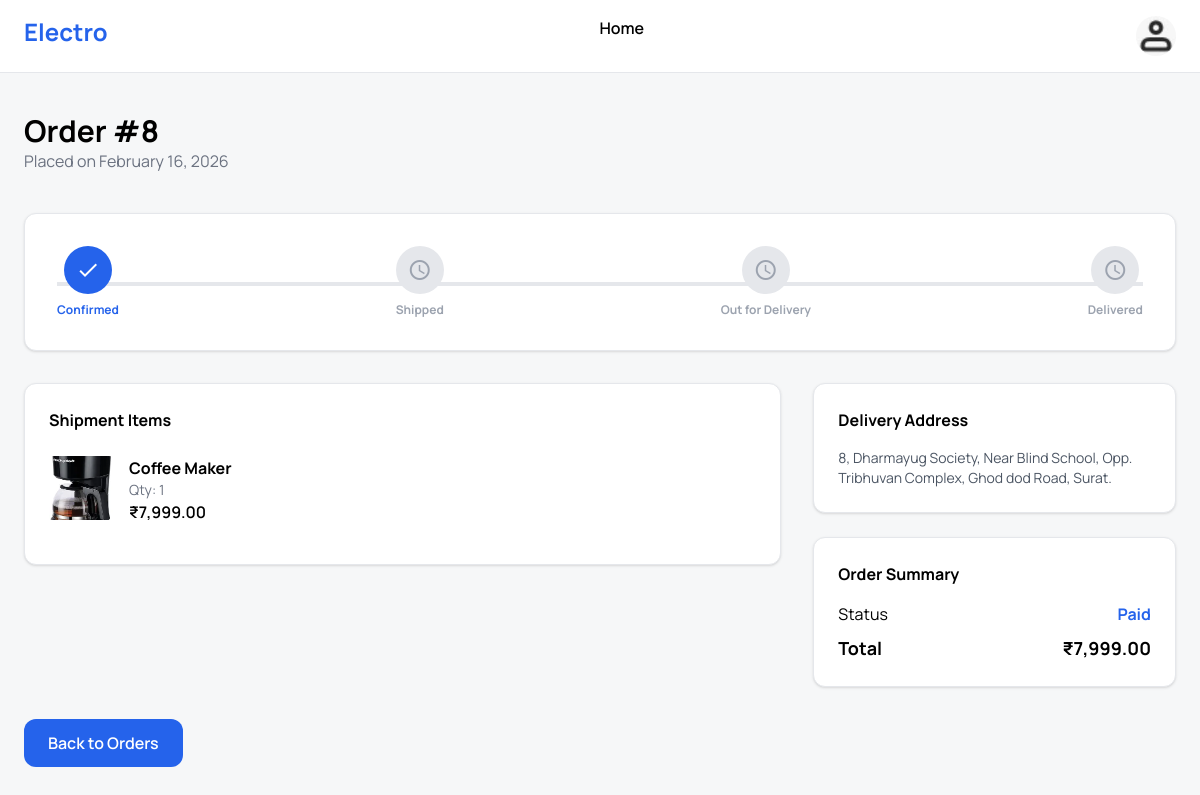
Screenshot of /order/track.php?order_id=8 (signed in) with the database file from the repository.
### tables this page shows
CREATE TABLE `orders` (
  `id` int(11) NOT NULL,
  `user_id` int(11) DEFAULT NULL,
  `total` decimal(10,2) DEFAULT NULL,
  `status` enum('pending','paid','shipped','delivered') DEFAULT 'pending',
  `address` varchar(500) NOT NULL,
  `created_at` timestamp NOT NULL DEFAULT current_timestamp()
);

CREATE TABLE `order_items` (
  `id` int(11) NOT NULL,
  `order_id` int(11) DEFAULT NULL,
  `product_id` int(11) DEFAULT NULL,
  `quantity` int(11) DEFAULT NULL,
  `price` decimal(10,2) DEFAULT NULL
);

CREATE TABLE `products` (
  `id` int(11) NOT NULL,
  `name` varchar(255) DEFAULT NULL,
  `description` text DEFAULT NULL,
  `price` decimal(10,2) DEFAULT NULL,
  `category_id` int(11) DEFAULT NULL,
  `image` varchar(255) DEFAULT NULL,
  `stock` int(11) DEFAULT 0,
  `created_at` timestamp NOT NULL DEFAULT current_timestamp()
);

### order/track.php (the view, shortened to what this page needs)
<?php
include("../config/db.php");
$user_id = $_SESSION['user_id'];
$order_id = $_GET['order_id'] ?? null;
?>
<!DOCTYPE html>
<html lang="en">
<head>
    <script src="https://cdn.tailwindcss.com?plugins=forms"></script>
</head>
<body class="bg-[#f6f7f8] min-h-screen">
    <nav class="bg-white border-b px-6 py-4 flex justify-between">
        <div class="text-2xl font-bold text-blue-600">
            Electro
        </div>
        <a href="../index.php" class="font-semibold hover:text-blue-600">
            Home
        </a>
        <a href="profile.php" class="hidden md:block">
            <div class="h-10 w-10 shrink-0 rounded-full bg-cover bg-center bg-no-repeat" style='background-image: url("../assets/images/WhatsApp Image 2026-02-16 at 4.08.03 PM.jpeg");'></div>
        </a>
    </nav>
    <main class="max-w-7xl mx-auto px-6 py-10">
        <?php if ($order_id): ?>
            <?php
            $stmt = $conn->prepare("
SELECT *
FROM orders
WHERE id=? AND user_id=?
");
            $stmt->bind_param("ii", $order_id, $user_id);
            $stmt->execute();
            $order = $stmt->get_result()->fetch_assoc();
            ?>
            <?php if ($order): ?>
                <div class="mb-10">
                    <h1 class="text-3xl font-bold">
                        Order #<?= $order['id'] ?>
                    </h1>
                    <p class="text-gray-500">
                        Placed on <?= date("F j, Y", strtotime($order['created_at'])) ?>
                    </p>
                </div>
                <?php
                $status = $order['status'];
                $currentStep = 0;
                if ($status == "pending" || $status == "paid")
                    $currentStep = 1;
                $steps = [
                    "Confirmed",
                    "Shipped",
                    "Out for Delivery",
                    "Delivered"
                ];
                ?>
                <div class="bg-white rounded-xl shadow border p-8 mb-8">
                    <div class="flex justify-between items-center relative">
                        <div class="absolute top-1/2 left-0 w-full h-1 bg-gray-200"></div>
                        <?php foreach ($steps as $index => $step): ?>
                            <?php
                            $stepNumber = $index + 1;
                            $isCompleted = $stepNumber <= $currentStep;
                            ?>
                            <div class="relative z-10 flex flex-col items-center">
                                <div class="w-12 h-12 rounded-full flex items-center justify-center
<?= $isCompleted ? 'bg-blue-600 text-white' : 'bg-gray-200 text-gray-400' ?>">
                                    <?php if ($isCompleted): ?>
                                        <span class="material-icons">check</span>
                                    <?php else: ?>
                                        <span class="material-icons">schedule</span>
                                    <?php endif; ?>
                                </div>
                                <p class="text-xs font-bold mt-2
<?= $isCompleted ? 'text-blue-600' : 'text-gray-400' ?>">
                                    <?= $step ?>
                                </p>
                            </div>
                        <?php endforeach; ?>
                    </div>
                </div>
                <div class="grid lg:grid-cols-3 gap-8">
                    <div class="lg:col-span-2">
                        <div class="bg-white rounded-xl shadow border p-6">
                            <h3 class="font-bold mb-6">
                                Shipment Items
                            </h3>
                            <?php
                            $item_stmt = $conn->prepare("
SELECT oi.*,p.name,p.image
FROM order_items oi
JOIN products p ON oi.product_id=p.id
WHERE order_id=?
");
                            $item_stmt->bind_param("i", $order_id);
                            $item_stmt->execute();
                            $items = $item_stmt->get_result();
                            ?>
                            <?php while ($item = $items->fetch_assoc()): ?>
                                <div class="flex gap-4 mb-4">
                                    <img src="../assets/images/<?= $item['image'] ?>"
                                        class="w-16 h-16 rounded object-cover">
                                    <div>
                                        <div class="font-bold">
                                            <?= htmlspecialchars($item['name']) ?>
                                        </div>
                                        <div class="text-sm text-gray-500">
                                            Qty: <?= $item['quantity'] ?>
                                        </div>
                                        <div class="font-semibold">
                                            ₹<?= number_format($item['price'], 2) ?>
                                        </div>
                                    </div>
                                </div>
                            <?php endwhile; ?>
                        </div>
                    </div>
                    <div class="space-y-6">
                        <div class="bg-white rounded-xl shadow border p-6">
                            <h3 class="font-bold mb-4">
                                Delivery Address
                            </h3>
                            <p class="text-sm text-gray-600">
                                <?= nl2br(htmlspecialchars($order['address'])) ?>
                            </p>
                        </div>
                        <div class="bg-white rounded-xl shadow border p-6">
                            <h3 class="font-bold mb-4">
                                Order Summary
                            </h3>
                            <div class="flex justify-between">
                                <span>Status</span>
                                <span class="font-bold text-blue-600">
                                    <?= ucfirst($order['status']) ?>
                                </span>
                            </div>
                            <div class="flex justify-between text-lg font-bold mt-2">
                                <span>Total</span>
                                <span>
                                    ₹<?= number_format($order['total'], 2) ?>
                                </span>
                            </div>
                        </div>
                    </div>
                </div>
                <a href="track.php"
                    class="inline-block mt-8 bg-blue-600 text-white px-6 py-3 rounded-xl font-semibold">
                    Back to Orders
                </a>
            <?php else: ?>
                <div class="bg-red-100 text-red-600 p-4 rounded">
                    Order not found
                </div>
            <?php endif; ?>
        <?php endif; ?>
    </main>
</body>
</html>

### order/track.php (style rules this page uses)
body { font-family: 'Manrope', sans-serif; }

### rows the page displays
orders: id "8", created_at "February 16, 2026", address "8, Dharmayug Society, Near Blind School, Opp. Tribhuvan Complex, Ghod dod Road, Surat.", status "Paid", total "7,999.00"
order_items: product.image (picture), product.name "Coffee Maker", quantity "1", price "7,999.00"

### other values shown
$step "Confirmed"
$step "Shipped"
$step "Out for Delivery"
$step "Delivered"
